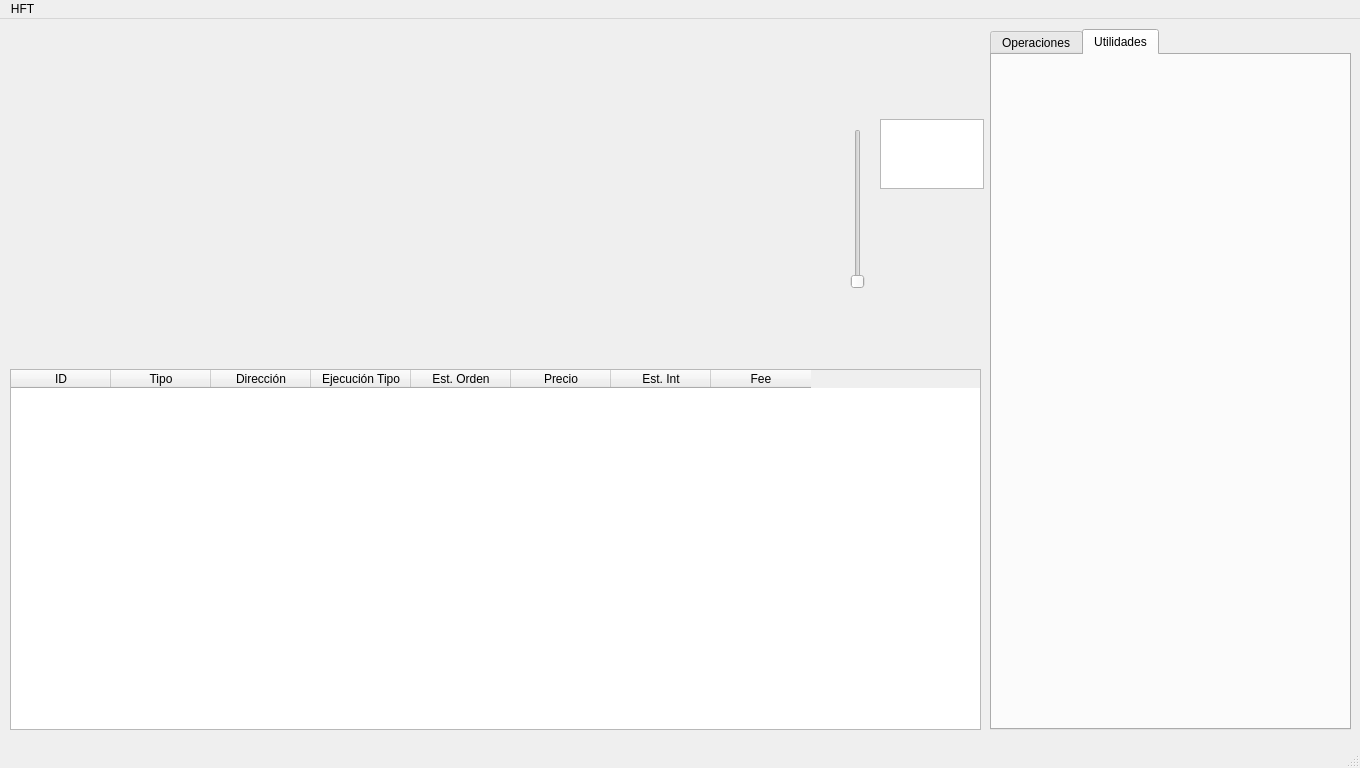
<?xml version="1.0" encoding="UTF-8"?>
<ui version="4.0">
 <class>MainWindow</class>
 <widget class="QMainWindow" name="MainWindow">
  <property name="geometry">
   <rect>
    <x>0</x>
    <y>0</y>
    <width>1360</width>
    <height>768</height>
   </rect>
  </property>
  <property name="windowTitle">
   <string>AiMarketsCap HFT SYSTEM</string>
  </property>
  <widget class="QWidget" name="centralwidget">
   <widget class="QWidget" name="gridLayoutWidget_2">
    <property name="geometry">
     <rect>
      <x>10</x>
      <y>350</y>
      <width>971</width>
      <height>361</height>
     </rect>
    </property>
    <layout class="QGridLayout" name="gridLayout_2">
     <item row="0" column="1">
      <widget class="QTableWidget" name="orderTable">
       <column>
        <property name="text">
         <string>ID</string>
        </property>
       </column>
       <column>
        <property name="text">
         <string>Tipo</string>
        </property>
       </column>
       <column>
        <property name="text">
         <string>Dirección</string>
        </property>
       </column>
       <column>
        <property name="text">
         <string>Ejecución Tipo</string>
        </property>
       </column>
       <column>
        <property name="text">
         <string>Est. Orden</string>
        </property>
       </column>
       <column>
        <property name="text">
         <string>Precio</string>
        </property>
       </column>
       <column>
        <property name="text">
         <string>Est. Int</string>
        </property>
       </column>
       <column>
        <property name="text">
         <string>Fee</string>
        </property>
       </column>
      </widget>
     </item>
    </layout>
   </widget>
   <widget class="QWidget" name="gridLayoutWidget_3">
    <property name="geometry">
     <rect>
      <x>990</x>
      <y>10</y>
      <width>361</width>
      <height>701</height>
     </rect>
    </property>
    <layout class="QGridLayout" name="gridLayout_3">
     <item row="0" column="0">
      <widget class="QTabWidget" name="tabWidget">
       <property name="currentIndex">
        <number>1</number>
       </property>
       <widget class="QWidget" name="tab">
        <attribute name="title">
         <string>Operaciones</string>
        </attribute>
        <widget class="QPushButton" name="pushButton_2">
         <property name="geometry">
          <rect>
           <x>20</x>
           <y>20</y>
           <width>321</width>
           <height>131</height>
          </rect>
         </property>
         <property name="text">
          <string>Iniciar HFT</string>
         </property>
        </widget>
        <widget class="QPushButton" name="pushButton_4">
         <property name="geometry">
          <rect>
           <x>20</x>
           <y>330</y>
           <width>321</width>
           <height>151</height>
          </rect>
         </property>
         <property name="text">
          <string>Reiniciar Grid</string>
         </property>
        </widget>
        <widget class="QPushButton" name="pushButton_3">
         <property name="geometry">
          <rect>
           <x>20</x>
           <y>170</y>
           <width>321</width>
           <height>141</height>
          </rect>
         </property>
         <property name="text">
          <string>Cancelar Órdenes</string>
         </property>
        </widget>
        <widget class="QPushButton" name="pushButton_5">
         <property name="geometry">
          <rect>
           <x>20</x>
           <y>500</y>
           <width>321</width>
           <height>151</height>
          </rect>
         </property>
         <property name="text">
          <string>Cerrar  Trade</string>
         </property>
        </widget>
       </widget>
       <widget class="QWidget" name="tab_2">
        <attribute name="title">
         <string>Utilidades</string>
        </attribute>
       </widget>
      </widget>
     </item>
    </layout>
   </widget>
   <widget class="QSlider" name="verticalSlider">
    <property name="geometry">
     <rect>
      <x>850</x>
      <y>110</y>
      <width>16</width>
      <height>160</height>
     </rect>
    </property>
    <property name="orientation">
     <enum>Qt::Vertical</enum>
    </property>
   </widget>
   <widget class="QTextEdit" name="textEdit">
    <property name="geometry">
     <rect>
      <x>880</x>
      <y>100</y>
      <width>104</width>
      <height>70</height>
     </rect>
    </property>
   </widget>
  </widget>
  <widget class="QMenuBar" name="menubar">
   <property name="geometry">
    <rect>
     <x>0</x>
     <y>0</y>
     <width>1360</width>
     <height>20</height>
    </rect>
   </property>
   <widget class="QMenu" name="menuHFT">
    <property name="title">
     <string>HFT</string>
    </property>
    <addaction name="actionPares"/>
    <addaction name="actionGrids"/>
   </widget>
   <addaction name="menuHFT"/>
  </widget>
  <widget class="QStatusBar" name="statusbar"/>
  <action name="actionPares">
   <property name="text">
    <string>Pares</string>
   </property>
  </action>
  <action name="actionGrids">
   <property name="text">
    <string>Grids</string>
   </property>
  </action>
 </widget>
 <resources/>
 <connections/>
</ui>
